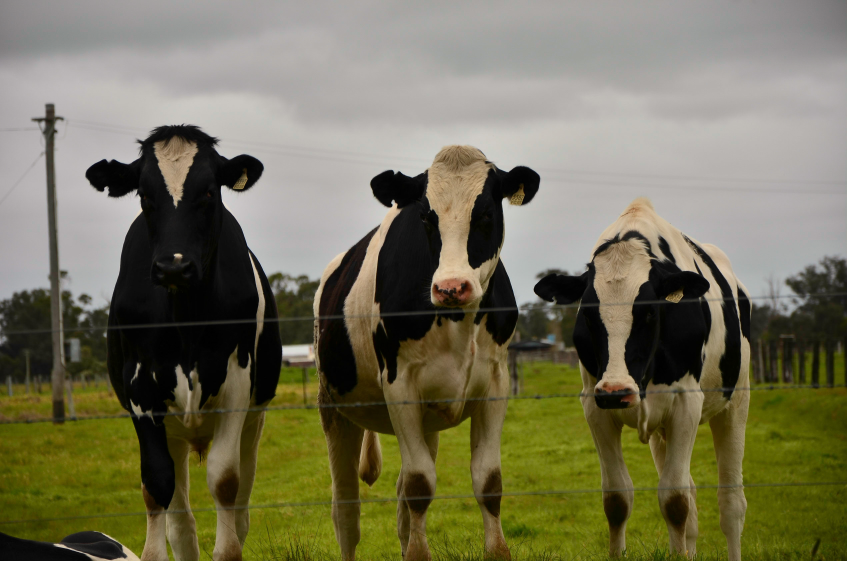
#> input picture test_image/noIcon.jpg, 2540 x 1682 px, found by its file name (shown at 1/3 size)
$ python testing1.py   (older library calls are emulated)
#> lines starting #> are read from the running program, lines starting #| are printed output that depends on the picture
from PIL import Image

testImage = r"F:\python\noIcon.jpg"

im = Image.open(testImage)
#> im is the input picture: PIL image 2540x1682 RGB; mean R, G, B 116.2, 113, 87.4

#size = im.size

im.thumbnail((240 , 158) , Image.ANTIALIAS)
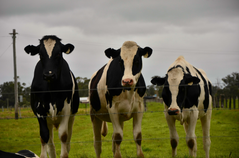
#> im: PIL image 239x158 RGB; mean R, G, B 116.2, 113, 87.4

cropped_im = im.crop()
cropped_im.save(r"F:\python\noIcon.png")
